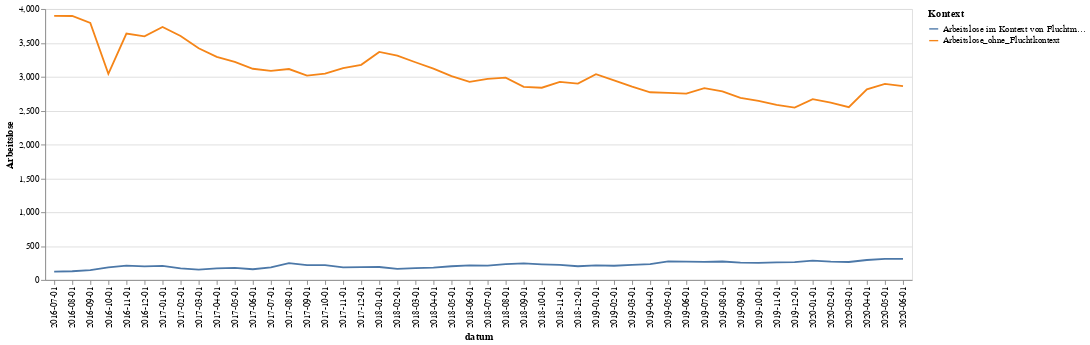
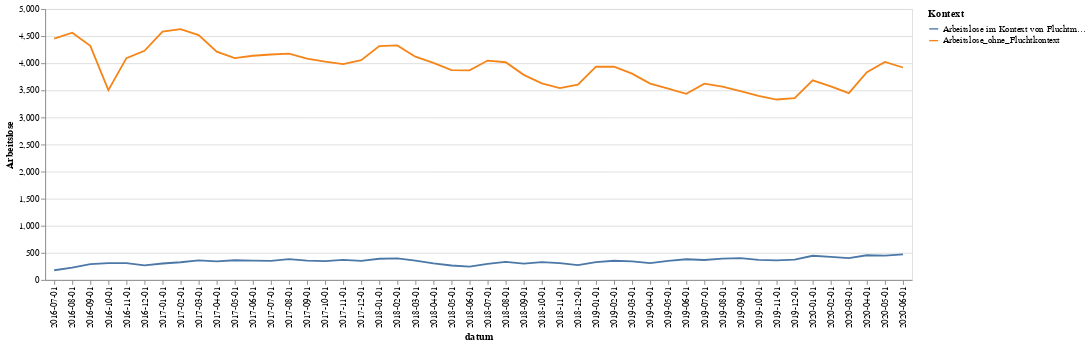
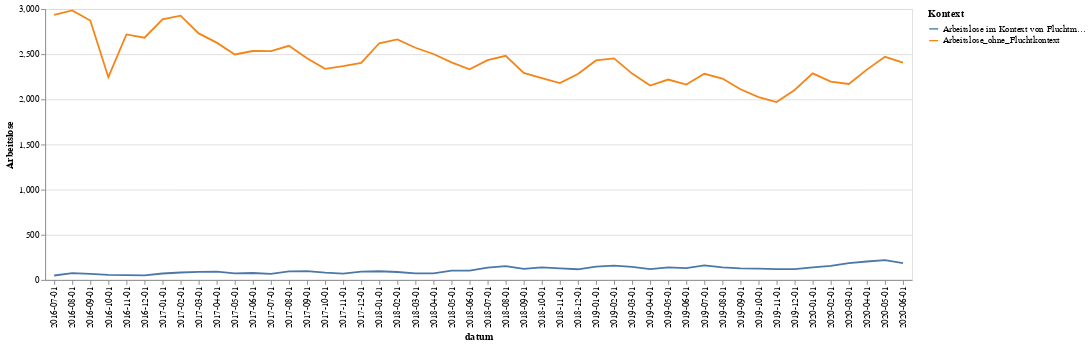
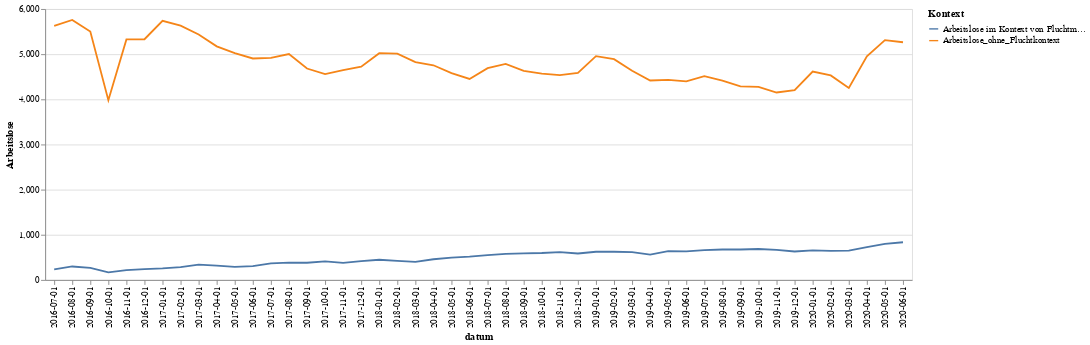

The code cell stored with these charts, in order, in its notebook:
### Code cell
for i in brandenburg["Länder und Kreise_"].unique():
    print(i)
    lk_data=brandenburg[brandenburg["Länder und Kreise_"]==i]
    lk_data=lk_data[["Länder und Kreise_","datum","Arbeitslose im Kontext von Fluchtmigration1)_absolut","Arbeitslose_ohne_Fluchtkontext"]]

    melted=pd.melt(lk_data, id_vars=["Länder und Kreise_","datum"],var_name="Kontext",value_name="Arbeitslose" ,value_vars=["Arbeitslose im Kontext von Fluchtmigration1)_absolut","Arbeitslose_ohne_Fluchtkontext"])
    melted
    melted["Arbeitslose"]=pd.to_numeric(melted["Arbeitslose"],errors="coerce")
    melted.sort_values("datum")
    chart=alt.Chart(melted).mark_line().encode(
    x='datum',
    y="Arbeitslose:Q",
    color="Kontext"
    )
    chart.display()
